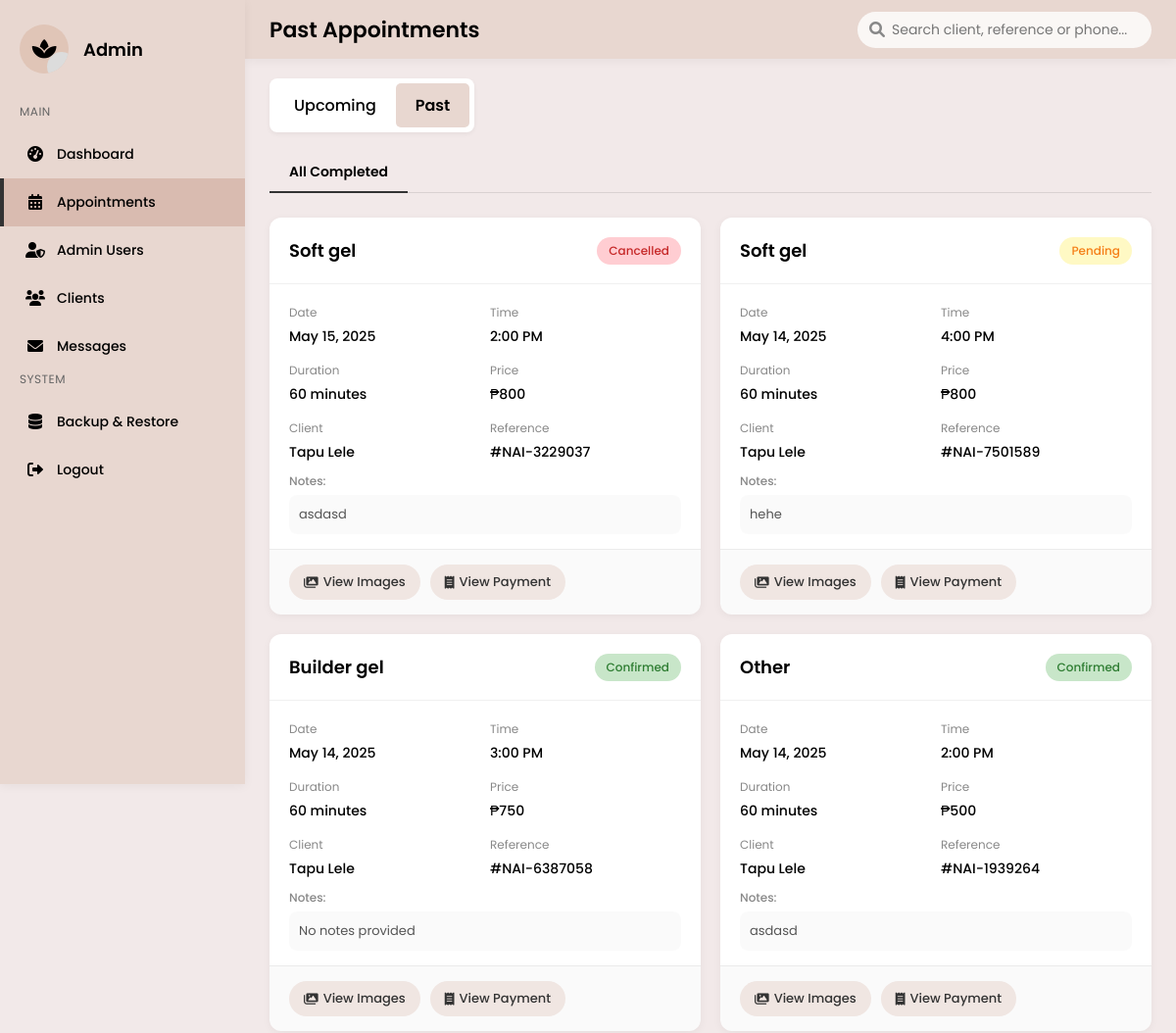
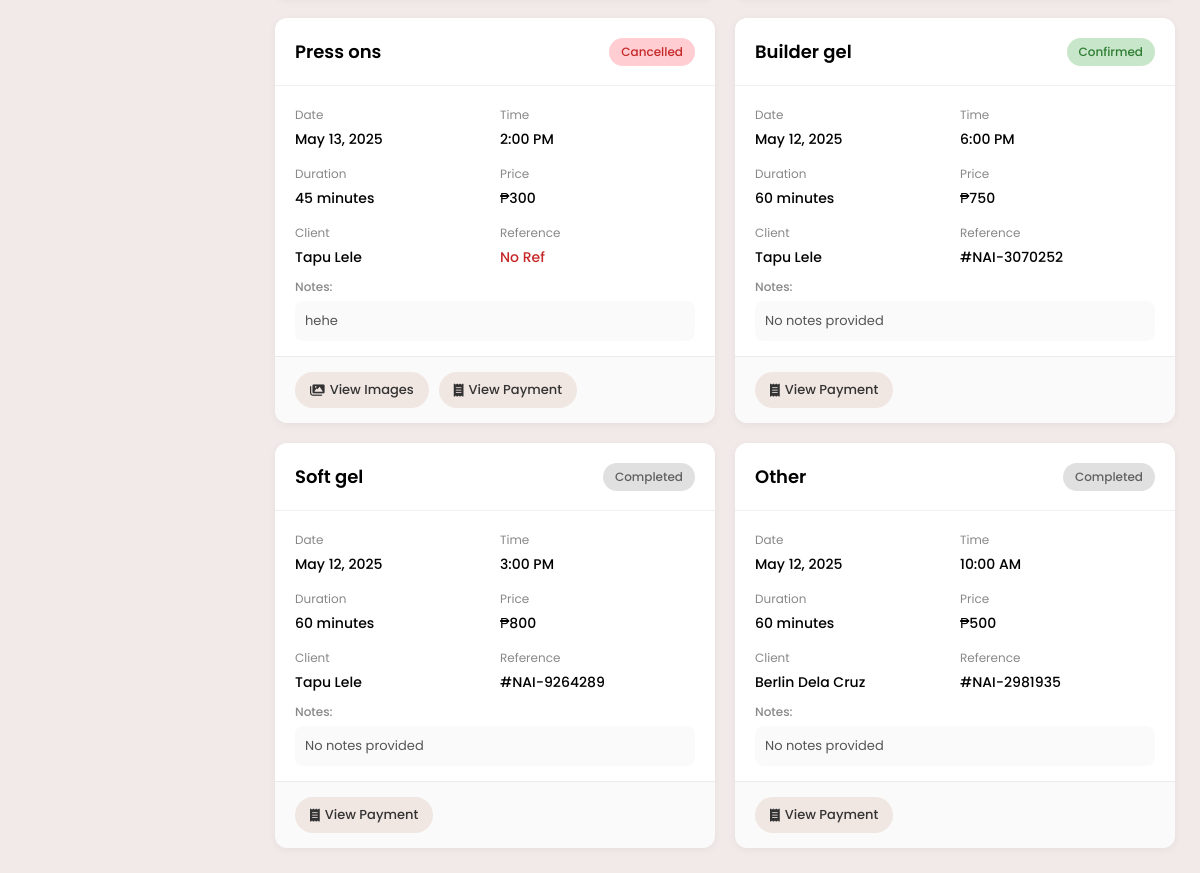
/admin-appointments.php?view=past (signed in), run on the app's committed database (2 pictures, top to bottom).
### tables this page shows
CREATE TABLE `bookings` (
  `id` int(11) NOT NULL AUTO_INCREMENT,
  `user_id` int(11) DEFAULT NULL,
  `name` varchar(100) NOT NULL,
  `email` varchar(100) NOT NULL,
  `phone` varchar(20) NOT NULL,
  `service` varchar(50) NOT NULL,
  `date` date NOT NULL,
  `time` varchar(10) NOT NULL,
  `notes` text DEFAULT NULL,
  `technician` varchar(50) DEFAULT 'TBD',
  `duration` int(11) DEFAULT NULL,
  `price` decimal(10,2) DEFAULT NULL,
  `reference_id` varchar(20) NOT NULL,
  `status` enum('pending','confirmed','completed','cancelled') DEFAULT 'pending',
  `created_at` timestamp NOT NULL DEFAULT current_timestamp(),
  PRIMARY KEY (`id`),
  KEY `user_id` (`user_id`),
  CONSTRAINT `bookings_ibfk_1` FOREIGN KEY (`user_id`) REFERENCES `users` (`id`) ON DELETE SET NULL
);

CREATE TABLE `users` (
  `id` int(11) NOT NULL AUTO_INCREMENT,
  `first_name` varchar(50) NOT NULL,
  `last_name` varchar(50) NOT NULL,
  `email` varchar(100) NOT NULL,
  `phone` varchar(20) NOT NULL,
  `password` varchar(255) NOT NULL,
  `created_at` timestamp NOT NULL DEFAULT current_timestamp(),
  `verification_token` varchar(64) DEFAULT NULL,
  `token_expiry` datetime DEFAULT NULL,
  `is_verified` tinyint(1) NOT NULL DEFAULT 0,
  PRIMARY KEY (`id`),
  UNIQUE KEY `email` (`email`),
  KEY `idx_email_token` (`email`,`verification_token`),
  KEY `idx_is_verified` (`is_verified`),
  KEY `idx_created_at` (`created_at`),
  KEY `idx_full_name` (`first_name`,`last_name`)
);

### admin-appointments.php (the view, shortened to what this page needs)
<?php
$conn = mysqli_connect("localhost", "root", "", "nail_architect_db");
$view_filter = isset($_GET['view']) ? $_GET['view'] : 'upcoming';
$status_filter = isset($_GET['status']) ? $_GET['status'] : 'all';
$search_query = isset($_GET['search']) ? mysqli_real_escape_string($conn, $_GET['search']) : '';
$search_condition = '';
if ($view_filter == 'upcoming') {
    if ($status_filter == 'all') {
        $appointments_query = "SELECT b.*, u.first_name, u.last_name
                              FROM bookings b
                              LEFT JOIN users u ON b.user_id = u.id
                              WHERE b.date >= CURDATE() AND b.status != 'completed' $search_condition
                              ORDER BY b.date ASC, b.time ASC";
    } else {
        $status = mysqli_real_escape_string($conn, $status_filter);
        $appointments_query = "SELECT b.*, u.first_name, u.last_name
                              FROM bookings b
                              LEFT JOIN users u ON b.user_id = u.id
                              WHERE b.date >= CURDATE() AND b.status = '$status' $search_condition
                              ORDER BY b.date ASC, b.time ASC";
    }
} else {
    if ($status_filter == 'all') {
        $appointments_query = "SELECT b.*, u.first_name, u.last_name
                            FROM bookings b
                            LEFT JOIN users u ON b.user_id = u.id
                            WHERE (b.date < CURDATE() OR b.status = 'completed') $search_condition
                            ORDER BY b.date DESC, b.time DESC";
    }
}
$appointments = mysqli_query($conn, $appointments_query);
?>
<!DOCTYPE html>
<html lang="en">
<head>
    <link rel="stylesheet" href="https://cdnjs.cloudflare.com/ajax/libs/font-awesome/6.0.0-beta3/css/all.min.css">
</head>
<body>
    <div class="sidebar">
        <div class="logo-container">
            <div class="logo">
                <i class="fas fa-spa"></i>
            </div>
            <div class="admin-title">Admin</div>
        </div>
       <div class="nav-menu">
    <div class="menu-section">MAIN</div>
    <div class="menu-item" onclick="window.location.href='admin-dashboard.php'">
        <div class="menu-icon"><i class="fas fa-tachometer-alt"></i></div>
        <div class="menu-text">Dashboard</div>
    </div>
    <div class="menu-item active" onclick="window.location.href='admin-appointments.php'">
        <div class="menu-icon"><i class="fas fa-calendar-alt"></i></div>
        <div class="menu-text">Appointments</div>
    </div>
    <div class="menu-item" onclick="window.location.href='admin-management.php'">
    <div class="menu-icon"><i class="fas fa-user-shield"></i></div>
    <div class="menu-text">Admin Users</div>
</div>
    <div class="menu-item" onclick="window.location.href='clients.php'">
        <div class="menu-icon"><i class="fas fa-users"></i></div>
        <div class="menu-text">Clients</div>
    </div>
    <div class="menu-item" onclick="window.location.href='admin-messages.php'">
        <div class="menu-icon"><i class="fas fa-envelope"></i></div>
        <div class="menu-text">Messages</div>
    </div>
    <div class="menu-section">SYSTEM</div>
    <div class="menu-item" onclick="window.location.href='admin-backup.php'">
        <div class="menu-icon"><i class="fas fa-database"></i></div>
        <div class="menu-text">Backup & Restore</div>
    </div>
    <div class="menu-item" onclick="window.location.href='logout.php'">
        <div class="menu-icon"><i class="fas fa-sign-out-alt"></i></div>
        <div class="menu-text">Logout</div>
    </div>
</div>
    </div>
    <div class="top-bar">
        <div class="page-title">
            <?php echo ($view_filter == 'upcoming') ? 'Upcoming Appointments' : 'Past Appointments'; ?>
        </div>
        <form action="" method="GET" class="search-container">
            <i class="fas fa-search search-icon"></i>
            <input type="text" name="search" placeholder="Search client, reference or phone..." class="search-input" value="<?php echo htmlspecialchars($search_query); ?>">
        </form>
    </div>
    <div class="content-wrapper">
        <div class="view-tabs">
            <a href="?view=upcoming<?php echo ($status_filter != 'all') ? '&status='.$status_filter : ''; ?><?php echo (!empty($search_query)) ? '&search='.$search_query : ''; ?>" class="view-tab <?php echo ($view_filter == 'upcoming') ? 'active' : ''; ?>">Upcoming</a>
            <a href="?view=past<?php echo ($status_filter != 'all') ? '&status='.$status_filter : ''; ?><?php echo (!empty($search_query)) ? '&search='.$search_query : ''; ?>" class="view-tab <?php echo ($view_filter == 'past') ? 'active' : ''; ?>">Past</a>
        </div>
<div class="filter-tabs">
    <?php if ($view_filter == 'upcoming'): ?>
        <a href="?view=<?php echo $view_filter; ?>&status=all<?php echo (!empty($search_query)) ? '&search='.$search_query : ''; ?>" class="filter-tab <?php echo ($status_filter == 'all') ? 'active' : ''; ?>">All</a>
        <a href="?view=<?php echo $view_filter; ?>&status=confirmed<?php echo (!empty($search_query)) ? '&search='.$search_query : ''; ?>" class="filter-tab <?php echo ($status_filter == 'confirmed') ? 'active' : ''; ?>">Confirmed</a>
        <a href="?view=<?php echo $view_filter; ?>&status=pending<?php echo (!empty($search_query)) ? '&search='.$search_query : ''; ?>" class="filter-tab <?php echo ($status_filter == 'pending') ? 'active' : ''; ?>">Pending</a>
        <a href="?view=<?php echo $view_filter; ?>&status=cancelled<?php echo (!empty($search_query)) ? '&search='.$search_query : ''; ?>" class="filter-tab <?php echo ($status_filter == 'cancelled') ? 'active' : ''; ?>">Cancelled</a>
    <?php else: ?>
        <a href="?view=<?php echo $view_filter; ?>&status=all<?php echo (!empty($search_query)) ? '&search='.$search_query : ''; ?>" class="filter-tab <?php echo ($status_filter == 'all') ? 'active' : ''; ?>">All Completed</a>
    <?php endif; ?>
</div>
        <div class="appointments-grid">
            <?php if (mysqli_num_rows($appointments) > 0): ?>
                <?php while ($appointment = mysqli_fetch_assoc($appointments)):
                    $service_name = ucfirst(str_replace('-', ' ', $appointment['service']));
                    if ($appointment['user_id']) {
                        $client_name = $appointment['first_name'] . ' ' . $appointment['last_name'];
                    } else {
                        $client_name = $appointment['name'];
                    }
                    $has_images_query = "SELECT COUNT(*) as count FROM booking_images WHERE booking_id = " . $appointment['id'];
                    $has_images_result = mysqli_query($conn, $has_images_query);
                    $has_images = $has_images_result->fetch_assoc()['count'] > 0;
                    $has_payment_query = "SELECT COUNT(*) as count FROM payment_proofs WHERE booking_id = " . $appointment['id'];
                    $has_payment_result = mysqli_query($conn, $has_payment_query);
                    $has_payment = $has_payment_result->fetch_assoc()['count'] > 0;
                ?>
                    <div class="appointment-card">
    <div class="appointment-service">
        <?php echo htmlspecialchars($service_name); ?>
        <span class="status-badge status-<?php echo strtolower($appointment['status']); ?>">
            <?php echo ucfirst($appointment['status']); ?>
        </span>
    </div>
    <div class="appointment-details">
        <div class="detail-item">
            <div class="detail-label">Date</div>
            <div class="detail-value"><?php echo date('M j, Y', strtotime($appointment['date'])); ?></div>
        </div>
        <div class="detail-item">
            <div class="detail-label">Time</div>
            <div class="detail-value"><?php echo date('g:i A', strtotime($appointment['time'])); ?></div>
        </div>
        <div class="detail-item">
            <div class="detail-label">Duration</div>
            <div class="detail-value"><?php echo $appointment['duration'] ?? '60'; ?> minutes</div>
        </div>
        <div class="detail-item">
            <div class="detail-label">Price</div>
            <div class="detail-value">₱<?php echo number_format($appointment['price']); ?></div>
        </div>
        <div class="detail-item">
            <div class="detail-label">Client</div>
            <div class="detail-value"><?php echo htmlspecialchars($client_name); ?></div>
        </div>
        <div class="detail-item">
            <div class="detail-label">Reference</div>
            <div class="detail-value">
                <?php
                if (!empty($appointment['reference_id'])) {
                    echo "#" . htmlspecialchars($appointment['reference_id']);
                } else {
                    echo "<span style='color: #c62828;'>No Ref</span>";
                }
                ?>
            </div>
        </div>
    </div>
    <div class="notes-section">
        <div class="notes-label">Notes:</div>
        <div class="notes-content">
            <?php echo !empty($appointment['notes']) ? htmlspecialchars($appointment['notes']) : 'No notes provided'; ?>
        </div>
    </div>
    <div class="appointment-actions">
    <div class="action-btns-row">
        <div class="view-btns">
            <?php if ($has_images): ?>
                <button class="action-btn view-btn show-images-btn" data-id="<?php echo $appointment['id']; ?>">
                    <i class="fas fa-images"></i> View Images
                </button>
            <?php endif; ?>
            <?php if ($has_payment): ?>
                <button class="action-btn view-btn show-payment-btn" data-id="<?php echo $appointment['id']; ?>">
                    <i class="fas fa-receipt"></i> View Payment
                </button>
            <?php endif; ?>
        </div>
    </div>
</div>
</div>
                <?php endwhile; ?>
            <?php endif; ?>
        </div>
    </div>
</body>
</html>

### data on the page
bookings: service "Soft gel", status "Cancelled", date "May 15, 2025", time "2:00 PM", duration "60", price "800", user.last_name "Tapu Lele", reference "NAI-3229037", notes "asdasd"
bookings: service "Soft gel", status "Pending", date "May 14, 2025", time "4:00 PM", duration "60", price "800", user.last_name "Tapu Lele", reference "NAI-7501589", notes "hehe"
bookings: service "Builder gel", status "Confirmed", date "May 14, 2025", time "3:00 PM", duration "60", price "750", user.last_name "Tapu Lele", reference "NAI-6387058", notes "No notes provided"
bookings: service "Other", status "Confirmed", date "May 14, 2025", time "2:00 PM", duration "60", price "500", user.last_name "Tapu Lele", reference "NAI-1939264", notes "asdasd"
bookings: service "Press ons", status "Cancelled", date "May 13, 2025", time "2:00 PM", duration "45", price "300", user.last_name "Tapu Lele", reference_id "No Ref", notes "hehe"
bookings: service "Builder gel", status "Confirmed", date "May 12, 2025", time "6:00 PM", duration "60", price "750", user.last_name "Tapu Lele", reference "NAI-3070252", notes "No notes provided"
bookings: service "Soft gel", status "Completed", date "May 12, 2025", time "3:00 PM", duration "60", price "800", user.last_name "Tapu Lele", reference "NAI-9264289", notes "No notes provided"
bookings: service "Other", status "Completed", date "May 12, 2025", time "10:00 AM", duration "60", price "500", user.last_name "Berlin Dela Cruz", reference "NAI-2981935", notes "No notes provided"
